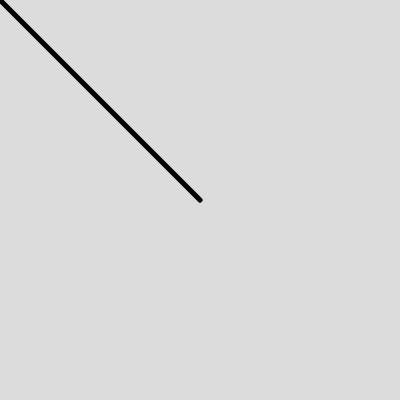
Frame 1 (no input)
Frame 60 (no input): identical to frame 1, image omitted
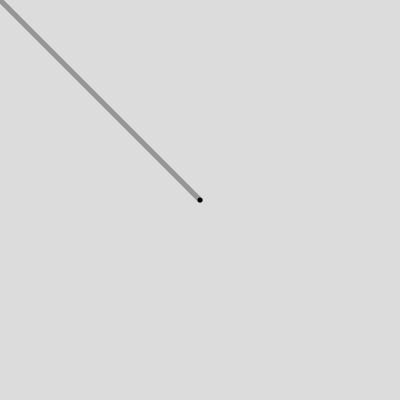
Frame 120 (the mouse pressed at the canvas centre since frame 60)

The p5.js sketch that drew these frames (run headless with seeded random() and noise() and a simulated clock; from frame 60 on, the mouse is pressed at the canvas centre):

// p5.js sketch
// ── sketch.js
function setup() {
  createCanvas(400, 400);
}

function draw() {
  background(220);

  let mouse = createVector(mouseX, mouseY)
  let center = createVector(width / 2, height / 2)

  stroke(150)  
  strokeWeight(5)
  line(0, 0, mouse.x, mouse.y)
  line(0, 0, center.x, center.y)

  mouse.sub(center)
  
  stroke(0)
  translate(width / 2, height / 2)
  line(0, 0, mouse.x, mouse.y)
}
